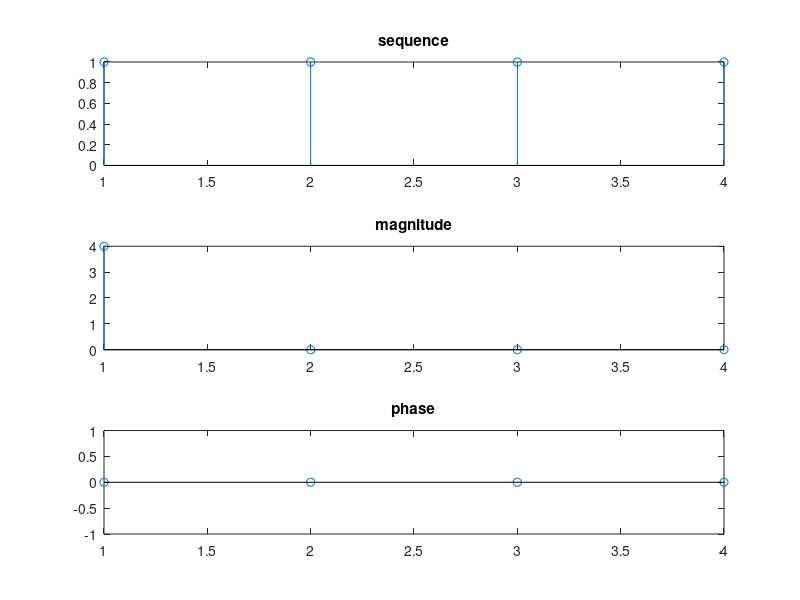

The MATLAB source for this figure: (Note: this script raises an error after producing the figure.)
% part a

L = 4;
N = 4;
%N = 16;
%N = 64;
x1 = [ones(L,1); zeros(N-L,1)];
y1 = fft(x1);
figure;
subplot(3,1,1)
stem(x1);
title('sequence');
subplot(3,1,2)
stem(abs(y1));
title('magnitude');
subplot(3,1,3)
stem(angle(y1));
title('phase');
sgtitle(sprintf('N = %d',N));

% part b

w0 = 3*pi/10;
N = 20;
i = 1:1:20;
x2 = sin(w0*i);
y2 = fft(x2);
figure;
subplot(3,1,1)
stem(real(x2));
title('sequence');
subplot(3,1,2)
stem(abs(y2));
title('magnitude');
subplot(3,1,3)
stem(angle(y2));
title('phase');

% part c

w0 = 3*pi/10;
N = 20;
i = 1:1:20;
x3 = cos(w0*i);
y3 = fft(x3);
figure;
subplot(3,1,1)
stem(real(x3));
title('sequence');
subplot(3,1,2)
stem(abs(y3));
title('magnitude');
subplot(3,1,3)
stem(angle(y3));
title('phase');

% part d

w0 = 3*pi/10;
N = 20;
i = 1:1:20;
x4 = sin(w0*(i-1));
y4 = fft(x4);
figure;
subplot(3,1,1)
stem(real(x4));
title('sequence');
subplot(3,1,2)
stem(abs(y4));
title('magnitude');
subplot(3,1,3)
stem(angle(y4));
title('phase');

% part e

w0 = 3*pi/10;
N = 20;
i=1:1:20;
x5 = (0.8).^i;
y5 = fft(x5);
figure;
subplot(3,1,1)
stem(x5);
title('sequence');
subplot(3,1,2)
stem(abs(y5));
title('magnitude');
subplot(3,1,3)
stem(angle(y5));
title('phase');

% part f

w0 = 3*pi/10;
N = 20;
i=1:1:20;
x6 = (-0.8).^i;
y6 = fft(x6);
figure;
subplot(3,1,1)
stem(real(x6));
title('sequence');
subplot(3,1,2)
stem(abs(y6));
title('magnitude');
subplot(3,1,3)
stem(angle(y6));
title('phase');